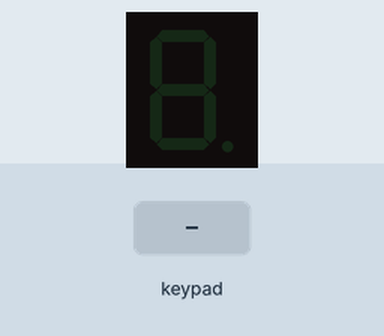
Recording of a sketch running on a simulated Arduino Uno, built with avr-gcc and run on an emulated ATmega328P. Shown: 1-digit seven-segment display. Wiring (inferred from the names in the program): 1-digit 7-segment display, segments lit when HIGH: segments pin 11, pin 10, pin 19, pin 18, pin 9, pin 12, pin 13. Inputs (shaded band) come from the test bench. The segment pins are drawn as the display they are named for; what the sketch prints to the serial monitor is not drawn.

Above: at 1.2 s.
1.3 s: keypad keys 2 8 7 3 pressed 0.4 s apart
At 3.1 s:
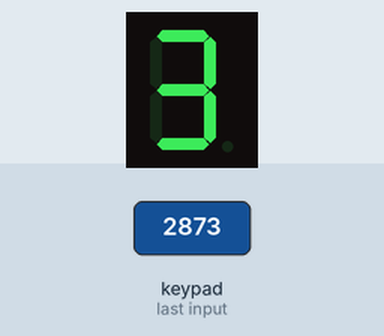
4.4 s: key '1' pressed
At 5.6 s:
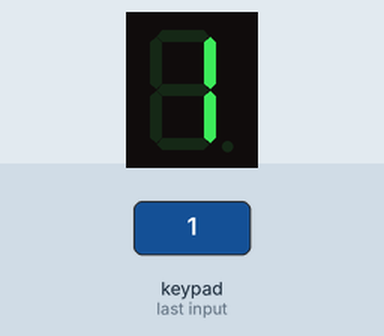
5.9 s: key '4' pressed
At 6.7 s:
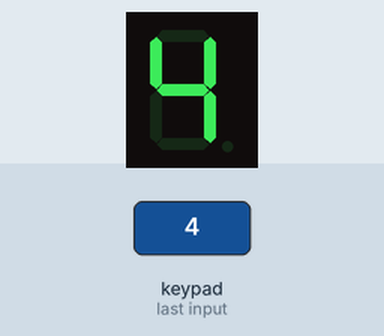
7.4 s: keypad keys 1 3 9 7 pressed 0.4 s apart
At 9.8 s:
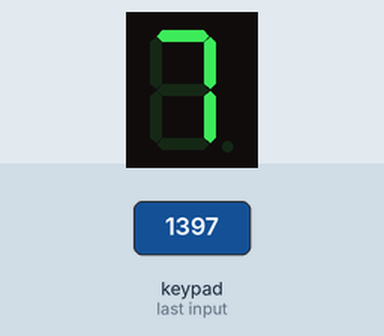
10.5 s: key '5' pressed
At 11.6 s:
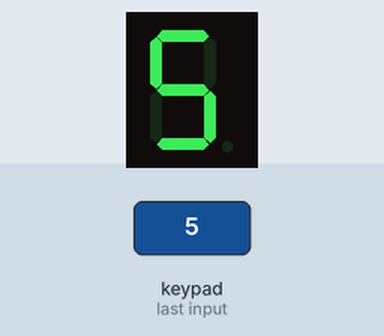
12.0 s: key '6' pressed
At 12.7 s:
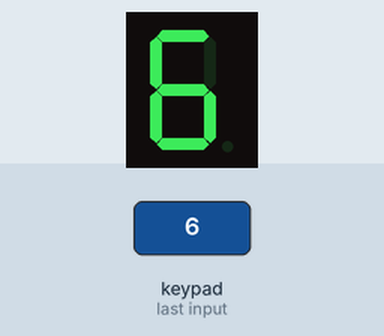
Timing chart, 0 to 14.5 s (numbered marks = the images above; inputs shaded):
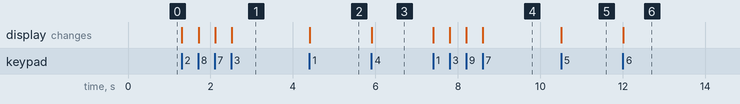

Measured:
- after the input at 1.3 s, the display: first changes at once (image 1 shows a later state)
- after the input at 4.4 s, the display: changes at once (image 2)
- after the input at 5.9 s, the display: changes at once (image 3)
- after the input at 7.4 s, the display: first changes at once (image 4 shows a later state)
- after the input at 10.5 s, the display: changes at once (image 5)
- after the input at 12.0 s, the display: changes at once (image 6)

The sketch:

Keypad_7Segment.ino
```cpp
#include <Keypad.h>

int A = 13;
int B = 12;
int C = 11;
int D = 10;
int E = 9;
int F = 18;
int G = 19;

const byte ROWS = 4;
const byte COLS = 4;
char keys[ROWS][COLS] = {
  {'1','2','3','A'},
  {'4','5','6','B'},
  {'7','8','9','C'},
  {'*','0','#','D'}
};
byte rowPins[ROWS] = {A0, A1, 6, 5};
byte colPins[COLS] = {2, 8, 7, 3};

Keypad keypad = Keypad( makeKeymap(keys), rowPins, colPins, ROWS, COLS );

void setup()
{
  int pins[] = {A, B, C, D, E, F, G};
  for (int i = 0; i < 7; i++) {
    pinMode(pins[i], OUTPUT);
  }
  Serial.begin(9600);
}

void zero() {

  int arrayH[] = {B, C, D, E, F, G};

  for (int i = 0; i < 6; i ++) {
    digitalWrite(arrayH[i], HIGH);
  }

  digitalWrite(A, LOW);
}

void one() {

  int arrayH[] = {D, G};
  int arrayL[] = {A, B, C, E, F};

  for (int i = 0; i < 2; i ++) {
    digitalWrite(arrayH[i], HIGH);
  }

  for (int i = 0; i < 5; i ++) {
    digitalWrite(arrayL[i], LOW);
  }
}

void two() {

  int arrayH[] = {A, C, D, E, F};
  int arrayL[] = {B, G};

  for (int i = 0; i < 5; i ++) {
    digitalWrite(arrayH[i], HIGH);
  }

  for (int i = 0; i < 2; i ++) {
    digitalWrite(arrayL[i], LOW);
  }
}

void three() {

  int arrayH[] = {A, C, D, F, G};
  int arrayL[] = {B, E};

  for (int i = 0; i < 5; i ++) {
    digitalWrite(arrayH[i], HIGH);
  }

  for (int i = 0; i < 2; i ++) {
    digitalWrite(arrayL[i], LOW);
  }
}

void four() {

  int arrayH[] = {A, B, C, D, G};
  int arrayL[] = {C, E, F};

  for (int i = 0; i < 4; i ++) {
    digitalWrite(arrayH[i], HIGH);
  }

  for (int i = 0; i < 3; i ++) {
    digitalWrite(arrayL[i], LOW);
  }
}

void five() {

  int arrayH[] = {A, B, C, F, G};
  int arrayL[] = {D, E};

  for (int i = 0; i < 5; i ++) {
    digitalWrite(arrayH[i], HIGH);
  }

  for (int i = 0; i < 2; i ++) {
    digitalWrite(arrayL[i], LOW);
  }
}

void six() {

  int arrayH[] = {A, B, C, E, F, G};

  for (int i = 0; i < 6; i ++) {
    digitalWrite(arrayH[i], HIGH);
  }

  digitalWrite(D, LOW);
}

void seven() {

  int arrayH[] = {C, D, G};
  int arrayL[] = {A, B, E, F};

  for (int i = 0; i < 3; i ++) {
    digitalWrite(arrayH[i], HIGH);
  }

  for (int i = 0; i < 4; i ++) {
    digitalWrite(arrayL[i], LOW);
  }
}

void eight() {


  int arrayH[] = {A, B, C, D, E, F, G};
  for (int i = 0; i < 7; i ++) {
    digitalWrite(arrayH[i], HIGH);
  }
}

void nine() {

  int arrayH[] = {A, B, C, D, F, G};

  for (int i = 0; i < 6; i ++) {
    digitalWrite(arrayH[i], HIGH);
  }

  digitalWrite(E, LOW);
}

void loop()
{
  char key = keypad.getKey();
  if ( key == '0') {
    zero();
  }
  else if ( key == '1') {
    one();
  }
  else if ( key == '2') {
    two();
  }
  else if ( key == '3') {
    three();
  }
  else if ( key == '4') {
    four();
  }
  else if ( key == '5') {
    five();
  }
  else if ( key =='6') {
    six();
  }
  else if ( key == '7') {
    seven();
  }
  else if ( key =='8') {
    eight();
  }
  else if ( key =='9') {
    nine();
  }
  else {
    Serial.print("ERROR!");
  }
}
```
